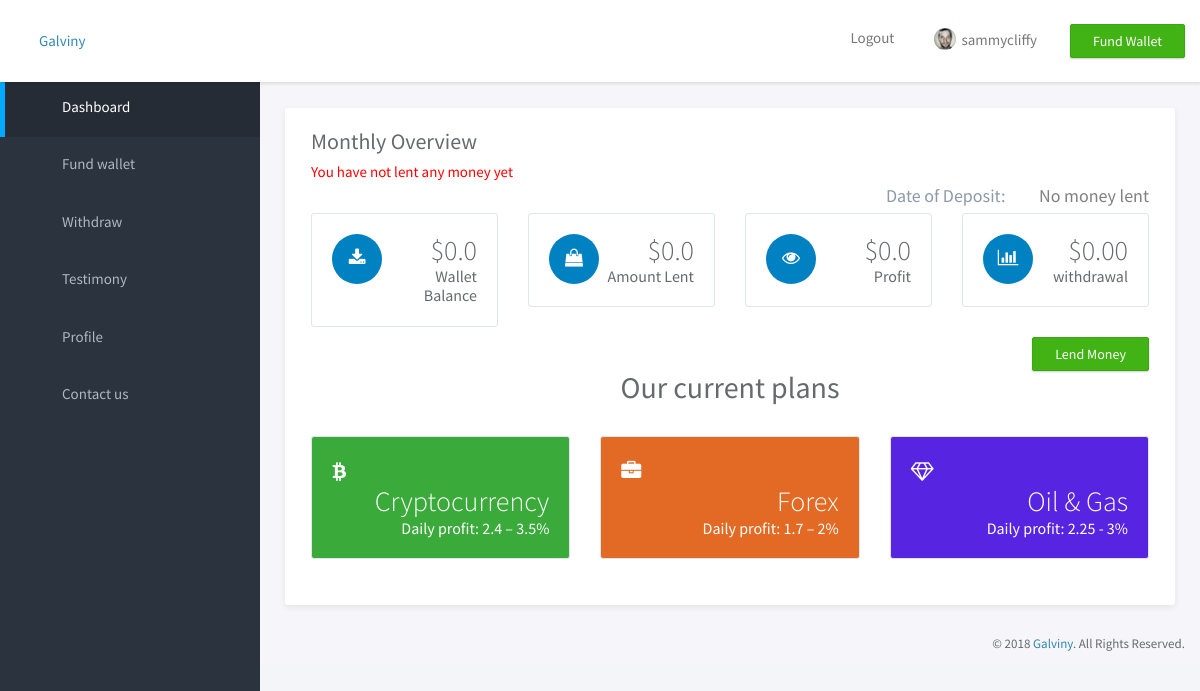
Before: /profile/ (signed in) with the older database file.
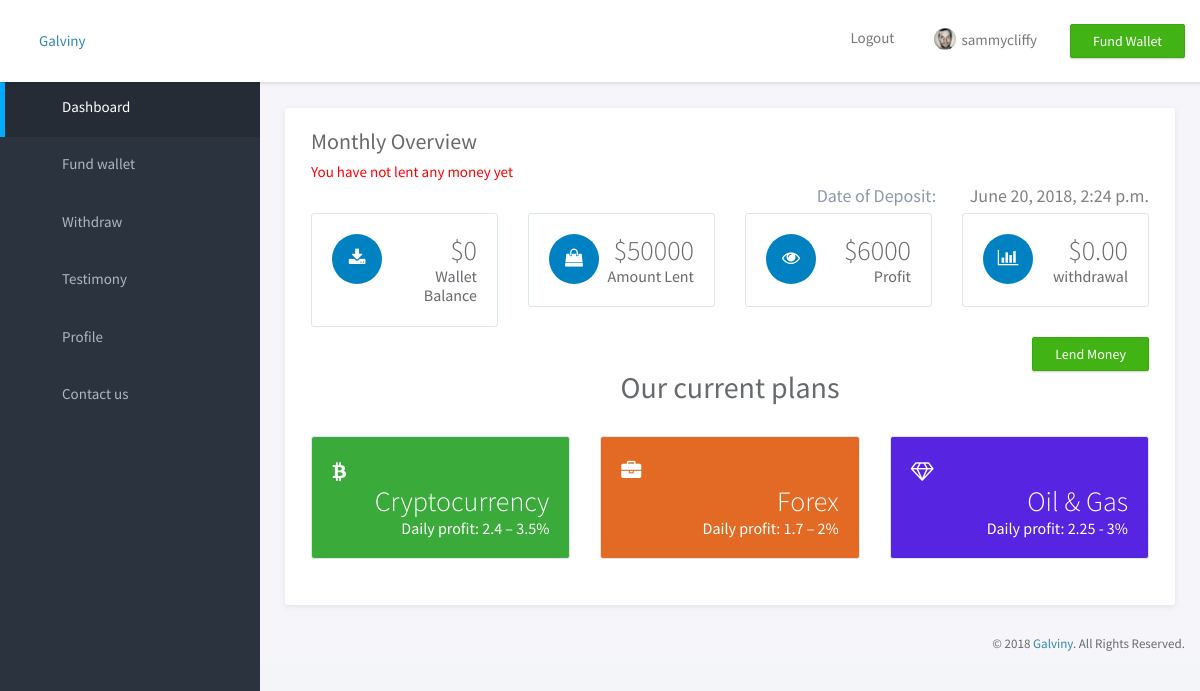
After: the same page with the newer database file.
### app/models.py (models this page shows, shortened)
class Cryptocurrency(models.Model):
    username = models.CharField(max_length = 255, null = True)
    choice = models.PositiveIntegerField( null = True)
    lent = models.CharField(max_length = 255, blank=True, )
    confirmed = models.BooleanField(default=False)
    profit = models.PositiveIntegerField(null=True, default=0)
    deposit_date = models.DateTimeField(auto_now=True)
    lend_date = models.DateTimeField(null=True, blank=True)
    amount_lent = models.PositiveIntegerField(null=True, default=0)
    previous_withdraw = models.PositiveIntegerField(null = True, default = 0)

### app/views.py (the view, shortened to what this page needs)
# urls.py: url(r'^profile/$', views.profile, name='profile'),
@login_required
def profile(request):
    try:
        profile = Cryptocurrency.objects.get(username = request.user.username)
        if profile.lent == 'True':
            paid_date = profile.lend_date
            choice = profile.choice
            end_date = paid_date + timedelta(days=60)
            current_day = timezone.now()
            profit_days = current_day - paid_date
            profit_days = profit_days.days
            if profile.amount_lent == 50000 and paid_date <= end_date:
                profit = 1200 * profit_days
                data = {
                                'wallet_balance':profile.choice,
                                'date':paid_date,
                                'profit':profit,
                                'amount':profile.amount_lent
                            }
                return render(request, 'app/profile.html', data)
    except ObjectDoesNotExist:
        try:
            profile = Forex.objects.get(username = request.user.username)
            if profile.lent == 'True':
                paid_date = profile.lend_date
                choice = profile.choice
                end_date = paid_date + timedelta(days=90)
                current_day = timezone.now()
                profit_days = current_day - paid_date
                profit_days = profit_days.days
                if profile.amount_lent == 100000 and paid_date <= end_date:
                    profit = 1700 * profit_days
                    data = {
                                    'wallet_balance':profile.choice,
                                    'date':paid_date,
                                    'profit':profit,
                                    'amount':profile.amount_lent
                                }
                    return render(request, 'app/profile.html', data)
                elif profile.amount_lent == 200000 and paid_date <= end_date:
                    profit = 3400 * profit_days
                    data = {
                                    'wallet_balance':profile.choice,
                                    'date':paid_date,
                                    'profit':profit,
                                    'amount':profile.amount_lent
                                }
                    return render(request, 'app/profile.html', data)
                elif profile.amount_lent == 300000 and paid_date <= end_date:
                    profit = 5100 * profit_days
                    data = {
                                    'wallet_balance':profile.choice,
                                    'date':paid_date,
                                    'profit':profit,
                                    'amount':profile.amount_lent
                                }
                    return render(request, 'app/profile.html', data)
                elif profile.amount_lent == 400000 and paid_date <= end_date:
                    profit = 6800 * profit_days
                    data = {
                                    'wallet_balance':profile.choice,
                                    'date':paid_date,
                                    'profit':profit,
                                    'amount':profile.amount_lent
                                }
                    return render(request, 'app/profile.html', data)
                elif profile.amount_lent == 500000 and paid_date <= end_date:
                    profit = 8500 * profit_days
                    data = {
                                    'wallet_balance':profile.choice,
                                    'date':paid_date,
                                    'profit':profit,
                                    'amount':profile.amount_lent
                                }
                    return render(request, 'app/profile.html', data)
                elif profile.amount_lent == 600000 and paid_date <= end_date:
                    profit = 10200 * profit_days
                    data = {
                                    'wallet_balance':profile.choice,
                                    'date':paid_date,
                                    'profit':profit,
                                    'amount':profile.amount_lent
                                }
                    return render(request, 'app/profile.html', data)
            else:
                profile = Forex.objects.get(username = request.user.username, confirmed=True)
                data = {
                        'wallet_balance':profile.choice,
                        'amount':0.00,
                        'date':'No money lent',
                        'profit':0.00
                    }
                return render(request, 'app/profile.html',data)
        except ObjectDoesNotExist:
                try:
                    profile = Oil.objects.get(username = request.user.username)
                    if profile.lent == 'True':
                        paid_date = profile.lend_date
                        choice = profile.choice
                        end_date = paid_date + timedelta(days=60)
                        current_day = timezone.now()
                        profit_days = current_day - paid_date
                        profit_days = profit_days.days
                        if profile.amount_lent == 20000 and paid_date <= end_date:
                            profit = 450 * profit_days
                            data = {
                                            'wallet_balance':profile.choice,
                                            'date':paid_date,
                                            'profit':profit,
                                            'amount':profile.amount_lent
                                        }
                            return render(request, 'app/profile.html', data)
                        elif profile.amount_lent == 40000 and paid_date <= end_date:
                            profit = 900 * profit_days
                            data = {
                                            'wallet_balance':profile.choice,
                                            'date':paid_date,
                                            'profit':profit,
                                            'amount':profile.amount_lent
                                        }
                            return render(request, 'app/profile.html', data)
                        elif profile.amount_lent == 80000 and paid_date <= end_date:
                            profit = 1800 * profit_days
                            data = {
                                            'wallet_balance':profile.choice,
                                            'date':paid_date,
                                            'profit':profit,
                                            'amount':profile.amount_lent
                                        }
                            return render(request, 'app/profile.html', data)
                        elif profile.amount_lent == 100000 and paid_date <= end_date:
                            profit = 2250 * profit_days
                            data = {
                                            'wallet_balance':profile.choice,
                                            'date':paid_date,
                                            'profit':profit,
                                            'amount':profile.amount_lent
                                        }
                            return render(request, 'app/profile.html', data)
                        elif profile.amount_lent == 200000 and paid_date <= end_date:
                            profit = 4500 * profit_days
                            data = {
                                            'wallet_balance':profile.choice,
                                            'date':paid_date,
                                            'profit':profit,
                                            'amount':profile.amount_lent
                                        }
                            return render(request, 'app/profile.html', data)
                        elif profile.amount_lent == 300000 and paid_date <= end_date:
                            profit = 6750 * profit_days
                            data = {
                                            'wallet_balance':profile.choice,
                                            'date':paid_date,
                                            'profit':profit,
                                            'amount':profile.amount_lent
                                        }
                            return render(request, 'app/profile.html', data)
                        elif profile.amount_lent == 4000000 and paid_date <= end_date:
                            profit = 9000 * profit_days
                            data = {
                                            'wallet_balance':profile.choice,
                                            'date':paid_date,
                                            'profit':profit,
                                            'amount':profile.amount_lent
                                        }
                            return render(request, 'app/profile.html', data)
                    else:
                        profile = Oil.objects.get(username = request.user.username, confirmed=True)
                        data = {
                                'wallet_balance':profile.choice,
                                'amount':0.00,
                                'date':'No money lent',
                                'profit':0.00
                            }
                        return render(request, 'app/profile.html',data)
                except ObjectDoesNotExist:
                    data = {
                                'wallet_balance':0.00,
                                'amount':0.00,
                                'date':'No money lent',
                                'profit':0.00
                            }
                    return render(request, 'app/profile.html',data)

### app/templates/app/profile.html (shortened to what this page needs)
{% load staticfiles %}
<!doctype html>
<html lang="en">
<head>
	<link rel="stylesheet" href="https://cdnjs.cloudflare.com/ajax/libs/font-awesome/4.7.0/css/font-awesome.min.css">
	<link rel="stylesheet" href="{% static 'app/css/bootstrap.min.css'%}">
	<link rel="stylesheet" href="{% static 'app/css/font-awesome.min.css'%}">
	<link rel="stylesheet" href="{% static 'app/css/lineariconstyle.css'%}">
	<link rel="stylesheet" href="{% static 'app/css/main.css'%}">
</head>
<body>
	<div id="wrapper">
		<nav class="navbar navbar-default navbar-fixed-top">
			<div class="brand">
				<a href="index.html">Galviny</a>
			</div>
			<div class="container-fluid">
				<div class="navbar-btn">
					<button type="button" class="btn-toggle-fullwidth"><i class="lnr lnr-arrow-left-circle"></i></button>
				</div>
				<div class="navbar-btn navbar-btn-right">
					<a class="btn btn-success update-pro" href="https://www.themeineed.com/downloads/klorofil-pro-bootstrap-admin-dashboard-template/?utm_source=klorofil&utm_medium=template&utm_campaign=KlorofilPro" title="Upgrade to Pro" target="_blank"> <span>Fund Wallet</span></a>
				</div>
				<div id="navbar-menu">
					<ul class="nav navbar-nav navbar-right">
						<li class="dropdown">
							<a href="{% url 'logout'%}" >Logout</a>
						</li>
						<li class="dropdown">
							<a href="#" class="dropdown-toggle" data-toggle="dropdown"><img src="{% static 'app/img/user.png'%}" class="img-circle" alt="Avatar"> <span>{{user.username}}</span> <i class="icon-submenu lnr lnr-chevron-down"></i></a>
						</li>
					</ul>
				</div>
			</div>
		</nav>
		<div id="sidebar-nav" class="sidebar">
			<div class="sidebar-scroll">
				<nav>
					<ul class="nav">
						<li><a href="index.html" class="active"><i class="lnr lnr-home"></i> <span>Dashboard</span></a></li>
						<li><a href="{% url 'fundwallet' %}" class=""><i class="lnr lnr-code"></i> <span>Fund wallet</span></a></li>
						<li><a href="{% url 'withdrawal' %}" class=""><i class="lnr lnr-cog"></i> <span>Withdraw</span></a></li>
						<li><a href="{% url 'testimony'%} " class=""><i class="lnr lnr-alarm"></i> <span>Testimony</span></a></li>
						<li>
							<a href="#subPages" data-toggle="collapse" class="collapsed"><i class="lnr lnr-file-empty"></i> <span>Profile</span> <i class="icon-submenu lnr lnr-chevron-left"></i></a>
						</li>
						<li><a href="" class=""><i class="lnr lnr-dice"></i> <span>Contact us</span></a></li>
					</ul>
				</nav>
			</div>
		</div>
		<div class="main">
			<div class="main-content">
				<div class="container-fluid">
					<div class="panel panel-headline">
						<div class="panel-heading">
							<h3 class="panel-title">Monthly Overview</h3>
							<p class="panel-subtitle" style="color:red; font-size:15px;">You have not lent any money yet</p>
							<p class="panel-subtitle" style=" font-size:18px; float:right">Date of Deposit: <span style="color:grey; padding-left:30px;">{{date}}</span></p>
						</div>
						<div class="panel-body">
							<div class="row">
								<div class="col-md-3">
									<div class="metric">
										<span class="icon"><i class="fa fa-download"></i></span>
										<p>
											<span class="number">${{wallet_balance}}</span>
											<span class="title">Wallet Balance</span>
										</p>
									</div>
								</div>
								<div class="col-md-3">
									<div class="metric">
										<span class="icon"><i class="fa fa-shopping-bag"></i></span>
										<p>
											<span class="number">${{amount}}</span>
											<span class="title">Amount Lent</span>
										</p>
									</div>
								</div>
								<div class="col-md-3">
									<div class="metric">
										<span class="icon"><i class="fa fa-eye"></i></span>
										<p>
											<span class="number">${{profit}}</span>
											<span class="title">Profit</span>
										</p>
									</div>
								</div>
								<div class="col-md-3">
									<div class="metric">
										<span class="icon"><i class="fa fa-bar-chart"></i></span>
										<p>
											<span class="number">$0.00</span>
											<span class="title">withdrawal</span>
										</p>
									</div>
									<form action="" id="lend_form">
										<input type="submit" class="btn btn-success" style="float:right" value="Lend Money">
									</form>
								</div>
								<h2 style="text-align:center">Our current plans</h2><br>
								<div class="col-md-4">
									<div class="metric" style="background-color:rgb(58, 170, 58)">
										<span  style="color:white; font-size:20px;"><i class="fa fa-btc"></i></span>
										<p>
											<span class="number" style="color:white;">Cryptocurrency</span>
											<span class="title" style="color:white;">Daily profit: 2.4 – 3.5%</span>
										</p>
									</div>
								</div>
								<div class="col-md-4">
									<div class="metric" style="background-color:rgb(226, 106, 36)">
										<span style="color:white; font-size:20px;color:ehite"><i class="fa fa-briefcase"></i></span>
										<p>
											<span class="number" style="color:white;">Forex</span>
											<span class="title" style="color:white;">Daily profit: 1.7 – 2%</span>
										</p>
									</div>
								</div>
								<div class="col-md-4">
									<div class="metric" style="background-color:rgb(87, 36, 226)">
										<span style="color:white; font-size:20px;color:white"><i class="fa fa-diamond"></i></span>
										<p>
											<span class="number" style="color:white;">Oil &amp; Gas</span>
											<span class="title" style="color:white;">Daily profit: 2.25 - 3%</span>
										</p>
									</div>
								</div>
							</div>
						</div>
					</div>
		<footer>
			<div class="container-fluid">
				<p class="copyright">&copy; 2018 <a href="https://www.themeineed.com" target="_blank">Galviny</a>. All Rights Reserved.</p>
			</div>
		</footer>
	</div>
</body>
</html>

Changed rows visible on the page:
added Cryptocurrency: lend_date "June 20, 2018, 2:24 p.m."
Other visible differences:
{{ wallet_balance }}: "0.0" → "0"
{{ amount }}: "0.0" → "50000"
{{ profit }}: "0.0" → "6000"
{{ date }}: "No money lent" → (not shown)
